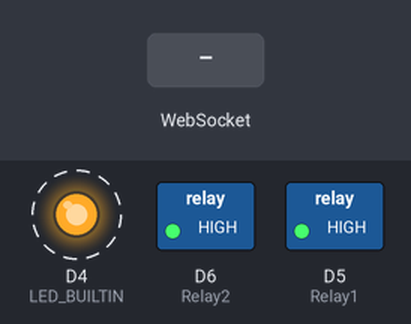
A sketch run on a simulated ESP8266 (NodeMCU). Shown: switched loads named in the sketch (green lamp = pin HIGH), output pins drawn as LEDs (lit = HIGH, except the on-board LED, lit = LOW). Dashed ring = blinking. Inputs (shaded band) come from the test bench. WiFi joins after 1.5 s; servers stay silent unless stated; what the sketch prints to the serial monitor is not drawn.

Above: at 1.2 s.
1.3 s: WebSocket text "switch1" received
Timing chart, 0 to 9.5 s (numbered marks = the images above; inputs shaded):
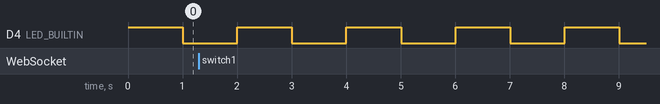

Measured:
- by itself, D4 (LED_BUILTIN): alternates HIGH for 1.0 s and LOW for 1.0 s

The sketch:

smart-switch.ino
```cpp
#include <ESPAsyncWebServer.h>
#include <ESPAsyncTCP.h>
#include <ESP8266WiFi.h>
#include <EEPROM.h>
#include <ArduinoJson.h>

//pinout
#define Relay1 D5
#define Relay2 D6
#define LED_BUILTIN 2
#define RESET_BUTTON D1

//EEPROM
#define EEPROM_SIZE 512

//WiFi
String savedSSID = "";
String savedPassword = "";
bool wifiConfigured = false;
bool isAPMode = true;
const char* apSSID = "Smart Switch";
const char* apPassword = "12345678";
IPAddress apIP(192, 168, 4, 1);
IPAddress apNetMsk(255, 255, 255, 0);

//IP mode station
IPAddress local_IP(192, 168, 0, 10);
IPAddress gateway(192, 168, 0, 1);
IPAddress subnet(255, 255, 255, 0);

//Web server dan WebSocket
AsyncWebServer server(80);
AsyncWebSocket ws("/ws");

bool relay1Status = false;
bool relay2Status = false;

// ----------------- SETUP -----------------
void setup() {
  Serial.begin(115200);
  pinMode(LED_BUILTIN, OUTPUT);
  pinMode(Relay1, OUTPUT);
  pinMode(Relay2, OUTPUT);
  digitalWrite(LED_BUILTIN, HIGH);
  digitalWrite(Relay1, HIGH);
  digitalWrite(Relay2, HIGH);

  startAP();
  setupWebSocket();
  setupWebServer();
  server.begin();
}

// ----------------- LOOP -----------------
void loop() {
  //LED indikator
  static unsigned long lastBlink = 0;
  if (millis() - lastBlink > (isAPMode ? 1000 : 2000)) {
    digitalWrite(LED_BUILTIN, !digitalRead(LED_BUILTIN));
    lastBlink = millis();
  }

  ws.cleanupClients(); //Bersihkan koneksi WebSocket yang tidak aktif
}

// ----------------- WEBSOCKET -----------------
void onWebSocketEvent(AsyncWebSocket *server, AsyncWebSocketClient *client, AwsEventType type, void *arg, uint8_t *data, size_t len) {
  switch (type) {
    case WS_EVT_CONNECT:
      Serial.printf("WebSocket client #%u connected from %s (Total clients: %d)\n",
                   client->id(), client->remoteIP().toString().c_str(), ws.count());
      // Kirim status relay saat ini ke client baru
      sendRelayStatus(client);
      break;

    case WS_EVT_DISCONNECT:
      Serial.printf("WebSocket client #%u disconnected (Remaining clients: %d)\n",
                   client->id(), ws.count()-1);
      break;

    case WS_EVT_DATA:
      handleWebSocketMessage(arg, data, len, client);
      break;

    case WS_EVT_PONG:
    case WS_EVT_ERROR:
      break;
  }
}

void handleWebSocketMessage(void *arg, uint8_t *data, size_t len, AsyncWebSocketClient *client) {
  AwsFrameInfo *info = (AwsFrameInfo*)arg;
  if (info->final && info->index == 0 && info->len == len && info->opcode == WS_TEXT) {

    data[len] = 0; //Null terminate string
    String message = (char*)data;

    //Parse JSON
    DynamicJsonDocument doc(1024);
    deserializeJson(doc, message);

    String output = doc["output"];
    int state = doc["state"];

    Serial.printf("Received command from client #%u: %s = %d\n", client->id(), output.c_str(), state);

    bool statusChanged = false;

    if(output == "switch1") {
      bool newStatus = (state == 1);
      if(relay1Status != newStatus) {
        relay1Status = newStatus;
        digitalWrite(Relay1, relay1Status ? LOW : HIGH);
        statusChanged = true;
        Serial.printf("Switch 1 changed to: %s\n", relay1Status ? "ON" : "OFF");
      }
    } else if(output == "switch2") {
      bool newStatus = (state == 1);
      if(relay2Status != newStatus) {
        relay2Status = newStatus;
        digitalWrite(Relay2, relay2Status ? LOW : HIGH);
        statusChanged = true;
        Serial.printf("Switch 2 changed to: %s\n", relay2Status ? "ON" : "OFF");
      }
    }

    //Broadcast status update ke SEMUA client
    if(statusChanged) {
      broadcastRelayStatus();
      Serial.printf("Status broadcasted to %d clients\n", ws.count());
    }
  }
}

void sendRelayStatus(AsyncWebSocketClient *client) {
  DynamicJsonDocument doc(1024);
  doc["type"] = "status";
  doc["relay1"] = relay1Status;
  doc["relay2"] = relay2Status;
  doc["clientCount"] = ws.count();

  String response;
  serializeJson(doc, response);
  client->text(response);
  Serial.printf("Sending initial status to client #%u: %s\n", client->id(), response.c_str());
}

void broadcastRelayStatus() {
  DynamicJsonDocument doc(1024);
  doc["type"] = "status";
  doc["relay1"] = relay1Status;
  doc["relay2"] = relay2Status;
  doc["clientCount"] = ws.count();

  String response;
  serializeJson(doc, response);
  ws.textAll(response);
  Serial.printf("Broadcasting status to %d clients: %s\n", ws.count(), response.c_str());
}

void setupWebSocket() {
  ws.onEvent(onWebSocketEvent);
  server.addHandler(&ws);
}

// ----------------- WEB SERVER -----------------
void startAP() {
  WiFi.mode(WIFI_AP);
  WiFi.softAP(apSSID, apPassword);
  WiFi.softAPConfig(apIP, apIP, apNetMsk);
}

void setupWebServer() {
  server.on("/", HTTP_GET, [](AsyncWebServerRequest *request) {
    request->send(200, "text/html", pageWebUtama());
  });
}

// ----------------- HALAMAN HTML -----------------
String pageWebUtama() {
  return R"rawliteral(
<!DOCTYPE html>
<html lang="en">

<head>
    <meta charset="UTF-8">
    <meta name="viewport" content="width=device-width, initial-scale=1.0">
    <title>Smart Switch</title>
    <style>
        *,
        *:before,
        *:after {
            -webkit-tap-highlight-color: rgba(0, 0, 0, 0);
            -webkit-tap-highlight-color: transparent;
        }

        body {
            display: flex;
            flex-direction: column;
            align-items: center;
            justify-content: flex-start;
            height: 100vh;
            margin: 0;
            background-color: #5F6F65;
            font-family: 'Arial', sans-serif;
            position: relative;
            overflow-y: auto;
        }

        .container {
            text-align: center;
            height: auto;
            margin-top: 30px;
        }

        .header {
            font-size: 2.5em;
            font-weight: bold;
            color: #D4ECDD;
            text-shadow: 2px 2px 4px rgba(0, 0, 0, 0.2);
            margin-bottom: 30px;
        }

        .status-bar {
            background-color: #C9DABF;
            padding: 15px;
            border-radius: 10px;
            margin-bottom: 30px;
            color: #5F6F65;
            font-weight: bold;
        }

        .connection-status {
            background-color: #ff6b6b;
            color: white;
            padding: 10px;
            border-radius: 5px;
            margin-bottom: 20px;
            font-size: 0.9em;
        }

        .connection-status.connected {
            background-color: #51cf66;
        }

        .switch-container {
            display: grid;
            justify-items: center;
            grid-template-columns: repeat(1, 1fr);
            gap: 45px;
            height: 5rem;
        }

        .switch-box {
            background-color: #C9DABF;
            border-radius: 15px;
            padding: 40px;
            width: 5rem;
            box-shadow: 2px 2px 10px rgba(0, 0, 0, 0.1);
            display: flex;
            flex-direction: column;
            align-items: center;
        }

        .switch-label {
            margin-top: 25px;
            font-size: 1.2em;
            font-weight: bold;
            color: #5F6F65;
            text-shadow: 1px 1px 2px rgba(0, 0, 0, 0.1);
        }

        .switch {
            position: relative;
            display: inline-block;
            width: 80px;
            height: 44px;
        }

        .switch input {
            opacity: 0;
            width: 0;
            height: 0;
        }

        .slider {
            position: absolute;
            cursor: pointer;
            top: 0;
            left: 0;
            right: 0;
            bottom: 0;
            background-color: grey;
            transition: .2s;
            border-radius: 44px;
        }

        .slider:before {
            position: absolute;
            content: "";
            height: 36px;
            width: 36px;
            left: 4px;
            bottom: 4px;
            background-color: white;
            transition: .2s;
            border-radius: 50%;
        }

        input:checked+.slider {
            background-color: #4caf50;
        }

        input:checked+.slider:before {
            transform: translateX(36px);
        }

        .slider.round {
            border-radius: 44px;
        }

        .slider.round:before {
            border-radius: 50%;
        }

        .config-link {
            margin-top: 20px;
        }

        .config-link a {
            color: #D4ECDD;
            text-decoration: none;
            font-size: 0.9em;
        }

        .navbar {
            position: fixed;
            bottom: 0;
            left: 0;
            right: 0;
            background-color: #C9DABF;
            padding: 5px;
            text-align: center;
            border-top-left-radius: 15px;
            border-top-right-radius: 15px;
        }

        .navbar a {
            color: #5F6F65;
            text-decoration: none;
            font-size: 1.3em;
            font-weight: bold;
        }
    </style>
</head>

<body>
    <div class="container">
        <div class="header">Smart Switch</div>
        <div class="connection-status" id="connectionStatus">
            Menghubungkan ke WebSocket...
        </div>
        <div class="status-bar">
            Kelompok JisJos Ni Boss - <span id="clientCount">Device terhubung: 0</span>
        </div>
        <div class="switch-container">
            <div class="switch-box">
                <label class="switch">
                    <input type="checkbox" onchange="toggleCheckbox(this)" id="switch1">
                    <span class="slider round"></span>
                </label>
                <div class="switch-label">Switch 1</div>
            </div>
            <div class="switch-box">
                <label class="switch">
                    <input type="checkbox" onchange="toggleCheckbox(this)" id="switch2">
                    <span class="slider round"></span>
                </label>
                <div class="switch-label">Switch 2</div>
            </div>
        </div>

        <script>
            let websocket;
            let reconnectInterval;

            function initWebSocket() {
                const protocol = window.location.protocol === 'https:' ? 'wss:' : 'ws:';
                const wsUrl = protocol + '//' + window.location.host + '/ws';

                websocket = new WebSocket(wsUrl);

                websocket.onopen = function(event) {
                    console.log('WebSocket connected');
                    updateConnectionStatus(true);
                    clearInterval(reconnectInterval);
                };

                websocket.onclose = function(event) {
                    console.log('WebSocket disconnected');
                    updateConnectionStatus(false);
                    // Attempt to reconnect every 3 seconds
                    reconnectInterval = setInterval(function() {
                        console.log('Attempting to reconnect...');
                        initWebSocket();
                    }, 3000);
                };

                websocket.onerror = function(event) {
                    console.error('WebSocket error:', event);
                    updateConnectionStatus(false);
                };

                websocket.onmessage = function(event) {
                    console.log('Received message:', event.data);
                    const data = JSON.parse(event.data);
                    if (data.type === 'status') {
                        // Update UI tanpa trigger onChange event
                        updateSwitchStatus('switch1', data.relay1);
                        updateSwitchStatus('switch2', data.relay2);

                        // Update client count
                        if (data.clientCount) {
                            document.getElementById('clientCount').textContent =
                                'Device terhubung: ' + data.clientCount;
                        }

                        console.log('Switch status updated - Switch1:', data.relay1, 'Switch2:', data.relay2);
                    }
                };
            }

            function updateConnectionStatus(connected) {
                const statusElement = document.getElementById('connectionStatus');
                if (connected) {
                    statusElement.textContent = 'Terhubung ke WebSocket';
                    statusElement.classList.add('connected');
                } else {
                    statusElement.textContent = 'Tidak terhubung - Mencoba menyambung kembali...';
                    statusElement.classList.remove('connected');
                }
            }

            function updateSwitchStatus(switchId, status) {
                const switchElement = document.getElementById(switchId);
                if (switchElement.checked !== status) {
                    switchElement.checked = status;
                    console.log(switchId + ' updated to:', status);
                }
            }

            function toggleCheckbox(element) {
                if (websocket.readyState === WebSocket.OPEN) {
                    const message = {
                        output: element.id,
                        state: element.checked ? 1 : 0
                    };
                    console.log('Sending command:', message);
                    websocket.send(JSON.stringify(message));
                } else {
                    console.error('WebSocket is not connected');
                    // Revert checkbox state if websocket is not connected
                    element.checked = !element.checked;
                    alert('Tidak dapat terhubung ke server. Silakan coba lagi.');
                }
            }

            // Initialize WebSocket connection when page loads
            document.addEventListener('DOMContentLoaded', function() {
                initWebSocket();
            });

            // Handle page visibility change to reconnect if needed
            document.addEventListener('visibilitychange', function() {
                if (!document.hidden && websocket.readyState !== WebSocket.OPEN) {
                    initWebSocket();
                }
            });
        </script>
    </div>
</body>
</html>
)rawliteral";
}
```
